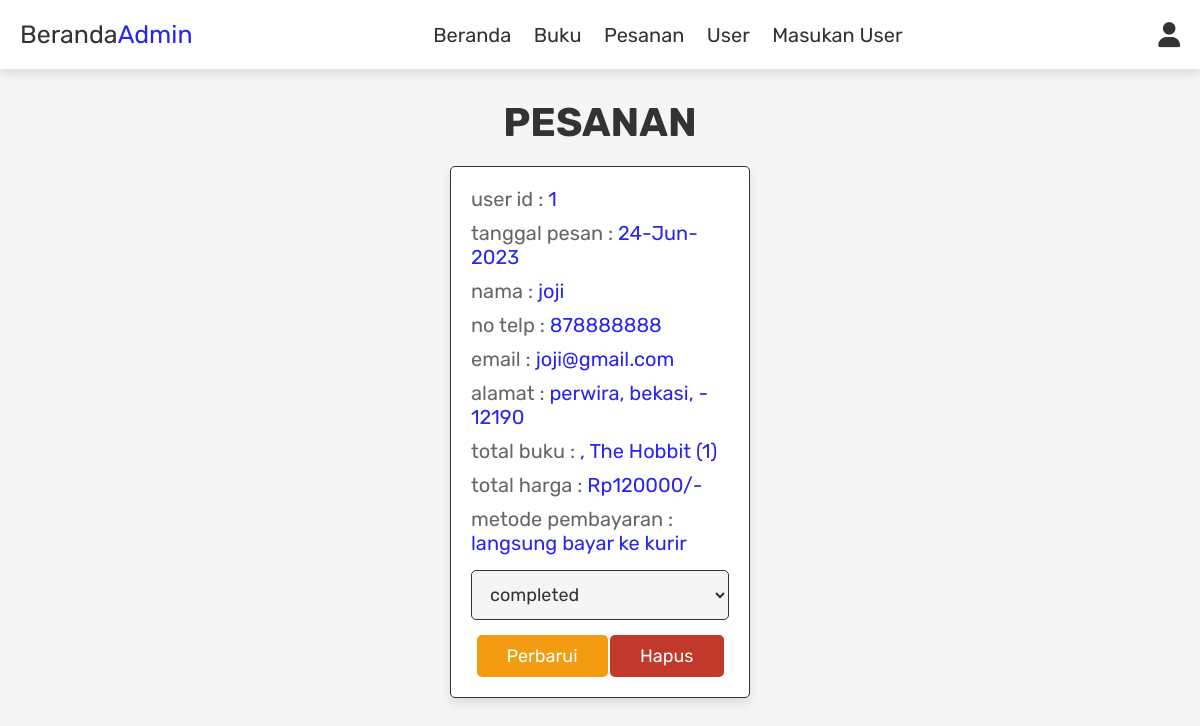
Screenshot of /admin_orders.php (signed in) with the database file from the repository.
### tables this page shows
CREATE TABLE `orders` (
  `id` int(100) NOT NULL,
  `user_id` int(100) NOT NULL,
  `name` varchar(100) NOT NULL,
  `number` varchar(12) NOT NULL,
  `email` varchar(100) NOT NULL,
  `method` varchar(50) NOT NULL,
  `address` varchar(500) NOT NULL,
  `total_products` varchar(1000) NOT NULL,
  `total_price` int(100) NOT NULL,
  `placed_on` varchar(50) NOT NULL,
  `payment_status` varchar(20) NOT NULL DEFAULT 'pending'
);

### admin_orders.php (the view, shortened to what this page needs)
<?php
include 'config.php';
?>
<!DOCTYPE html>
<html lang="en">
<head>
   <link rel="stylesheet" href="https://cdnjs.cloudflare.com/ajax/libs/font-awesome/6.0.0/css/all.min.css">
   <link rel="stylesheet" href="css/admin_style.css">
</head>
<body>
<?php include 'admin_header.php'; ?>
<section class="orders">
   <h1 class="title">pesanan</h1>
   <div class="box-container">
      <?php
      $select_orders = mysqli_query($conn, "SELECT * FROM `orders`") or die('query failed');
      if(mysqli_num_rows($select_orders) > 0){
         while($fetch_orders = mysqli_fetch_assoc($select_orders)){
      ?>
      <div class="box">
         <p> user id : <span><?php echo $fetch_orders['user_id']; ?></span> </p>
         <p> tanggal pesan : <span><?php echo $fetch_orders['placed_on']; ?></span> </p>
         <p> nama : <span><?php echo $fetch_orders['name']; ?></span> </p>
         <p> no telp : <span><?php echo $fetch_orders['number']; ?></span> </p>
         <p> email : <span><?php echo $fetch_orders['email']; ?></span> </p>
         <p> alamat : <span><?php echo $fetch_orders['address']; ?></span> </p>
         <p> total buku : <span><?php echo $fetch_orders['total_products']; ?></span> </p>
         <p> total harga : <span>Rp<?php echo $fetch_orders['total_price']; ?>/-</span> </p>
         <p> metode pembayaran : <span><?php echo $fetch_orders['method']; ?></span> </p>
         <form action="" method="post">
            <select name="update_payment">
               <option value="" selected disabled><?php echo $fetch_orders['payment_status']; ?></option>
            </select>
            <input type="submit" value="Perbarui" name="update_order" class="option-btn">
            <a href="admin_orders.php?delete=<?php echo $fetch_orders['id']; ?>" onclick="return confirm('hapus pesanan ini?');" class="delete-btn">Hapus</a>
         </form>
      </div>
      <?php
         }
      }else{
         echo '<p class="empty">tidak ada pesanan!</p>';
      }
      ?>
   </div>
</section>
</body>
</html>

### css/admin_style.css (style rules this page uses)
:root { --purple:#2825f1; --red:#c0392b; --orange:#f39c12; --black:#333; --white:#fff; --light-color:#666; --light-white:#ccc; --light-bg:#f5f5f5; --border:.1rem solid var(--black); --box-shadow:0 .5rem 1rem rgba(0,0,0,.1); }
* { font-family: 'Rubik', sans-serif; margin:0; padding:0; box-sizing: border-box; outline: none; border:none; text-decoration: none; transition:all .2s linear; }
html { font-size: 62.5%; overflow-x: hidden; }
body { background-color: var(--light-bg); }
section { padding:3rem 2rem; }
.title { text-align: center; margin-bottom: 2rem; text-transform: uppercase; color:var(--black); font-size: 4rem; }
.btn, .option-btn, .delete-btn, .white-btn { display: inline-block; margin-top: 1rem; padding:1rem 3rem; cursor: pointer; color:var(--white); font-size: 1.8rem; border-radius: .5rem; text-transform: capitalize; }
.option-btn { background-color: var(--orange); }
.delete-btn { background-color: var(--red); }
.orders .box-container { display: grid; grid-template-columns: repeat(auto-fit, 30rem); justify-content: center; gap:1.5rem; max-width: 1200px; margin:0 auto; align-items: flex-start; }
.orders .box-container .box { background-color: var(--white); padding:2rem; border:var(--border); box-shadow: var(--box-shadow); border-radius: .5rem; }
.orders .box-container .box p { padding-bottom: 1rem; font-size: 2rem; color:var(--light-color); }
.orders .box-container .box p span { color:var(--purple); }
.orders .box-container .box form { text-align: center; }
.orders .box-container .box form select { border-radius: .5rem; margin:.5rem 0; width: 100%; background-color: var(--light-bg); border:var(--border); padding:1.2rem 1.4rem; font-size: 1.8rem; color:var(--black); }

### rows the page displays
orders: user "1", placed_on "24-Jun-2023", name "joji", number "878888888", email "joji@gmail.com", address "perwira, bekasi, - 12190", total_products ", The Hobbit (1)", total_price "120000", method "langsung bayar ke kurir", update_payment "completed"
